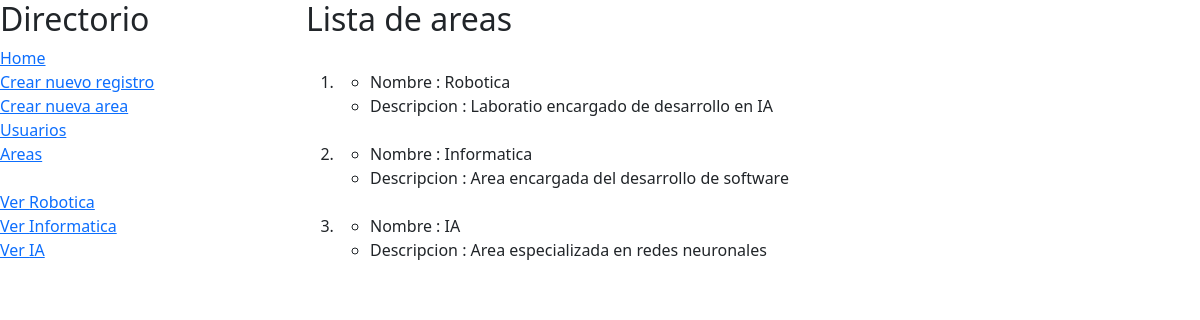
The app's page /app2/areas with its own data.
### app2/models.py (models this page shows)
class area(models.Model):
    nombreArea = models.CharField(max_length=32, null=True, blank=True)
    descripcionArea = models.CharField(max_length=256, null=True, blank=True)

### app2/views.py (the view)
# urls.py: path('areas',views.areas,name='areas'),
def areas(request):
    areasTotales = area.objects.all()
    return render(request,'areas.html',{
        'areasTotales':areasTotales,
        'areasSistema':area.objects.all()
    })

### app2/templates/areas.html (shortened to what this page needs)
{% extends "layout.html" %}
{% block contenido %}
    <h2>Lista de areas</h2>
    <ol>
        {% for areaInfo in areasTotales %}
        <br>
        <li>
            <ul>
                <li>Nombre : {{ areaInfo.nombreArea }}</li>
                <li>Descripcion : {{ areaInfo.descripcionArea }}</li>
            </ul>
        </li>
        {% endfor %}
    </ol>
{% endblock %}

### app2/templates/layout.html (shortened to what this page needs)
<!DOCTYPE html>
<html>
    <head>
        <link href="https://cdn.jsdelivr.net/npm/bootstrap@5.3.0/dist/css/bootstrap.min.css" rel="stylesheet">
        <link rel="stylesheet" href="https://cdnjs.cloudflare.com/ajax/libs/font-awesome/6.3.0/css/all.min.css" />
    </head>
    <body>
        <div class="row">
            <div class="col-3">
                <h2>Directorio</h2>
                <div>
                    <a href="{% url 'app2:inicio' %}">Home</a>
                </div>
                <div>
                    <a href="{% url 'app2:nuevoRegistro' %}">Crear nuevo registro</a>
                </div>
                <div>
                    <a href="{% url 'app2:nuevaArea' %}">Crear nueva area</a>
                </div>
                <div>
                    <a href="{% url 'app2:usuarios' %}">Usuarios</a>
                </div>
                <div>
                    <a href="{% url 'app2:areas' %}">Areas</a>
                </div>
                <br>
                {% for areaInfo in areasSistema %}
                <div>
                    <a href="{% url 'app2:verArea' areaInfo.id %}">Ver {{ areaInfo.nombreArea }}</a>
                </div>
                {% endfor %}
            </div>
            <div class="col-9">
                {% block contenido %}
                {% endblock %}
            </div>
        </div>
    </body>
</html>

### records on screen
area: nombreArea "Robotica", descripcionArea "Laboratio encargado de desarrollo en IA"
area: nombreArea "Informatica", descripcionArea "Area encargada del desarrollo de software"
area: nombreArea "IA", descripcionArea "Area especializada en redes neuronales"
